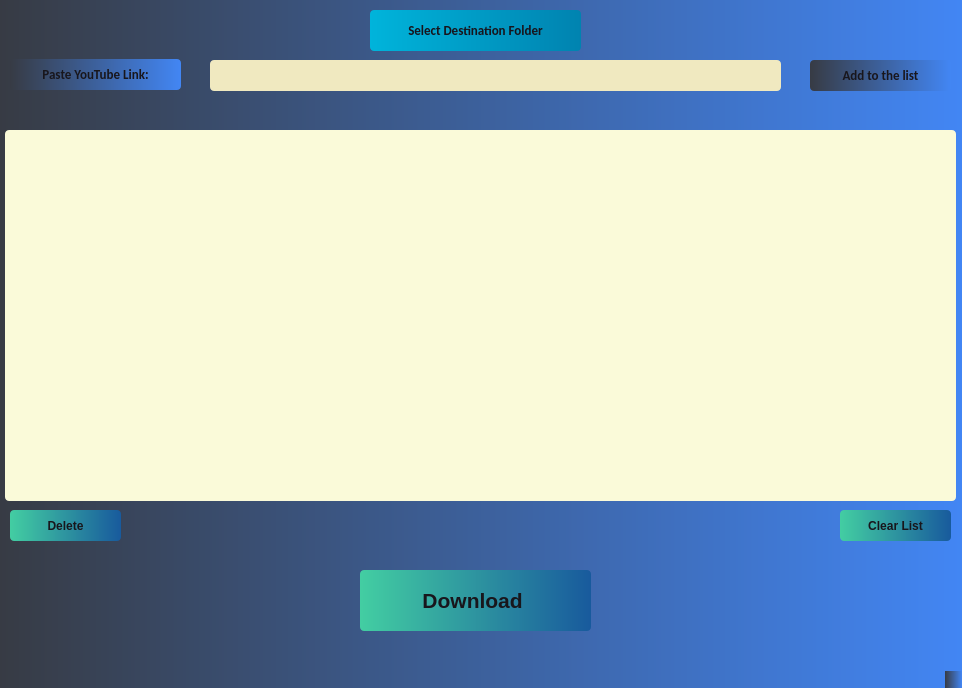
<?xml version="1.0" encoding="UTF-8"?>
<ui version="4.0">
 <class>MainWindow</class>
 <widget class="QMainWindow" name="MainWindow">
  <property name="geometry">
   <rect>
    <x>0</x>
    <y>0</y>
    <width>962</width>
    <height>688</height>
   </rect>
  </property>
  <property name="maximumSize">
   <size>
    <width>962</width>
    <height>688</height>
   </size>
  </property>
  <property name="font">
   <font>
    <pointsize>10</pointsize>
   </font>
  </property>
  <property name="windowTitle">
   <string>MainWindow</string>
  </property>
  <property name="styleSheet">
   <string notr="true">QWidget {
background: qlineargradient( x1:0 y1:0, x2:1 y2:0, stop:0 #373b44, stop:1 #4286f4);
}
</string>
  </property>
  <widget class="QWidget" name="centralwidget">
   <widget class="QPushButton" name="destination_button">
    <property name="geometry">
     <rect>
      <x>370</x>
      <y>10</y>
      <width>211</width>
      <height>41</height>
     </rect>
    </property>
    <property name="font">
     <font>
      <family>Calibri</family>
      <pointsize>10</pointsize>
      <weight>75</weight>
      <italic>false</italic>
      <bold>true</bold>
     </font>
    </property>
    <property name="acceptDrops">
     <bool>false</bool>
    </property>
    <property name="styleSheet">
     <string notr="true">#destination_button {
 background-color: qlineargradient( x1:0 y1:0, x2:1 y2:0, stop:0 #00b4db, stop:1 #0083b0);
border-radius: 4px;
color: #17141c;
}

#destination_button:pressed {
  background-color: qlineargradient(x1: 0, y1: 0, x2: 0, y2: 1,
                                      stop: 0 #edbc61, stop: 1 #f0ad30);
}</string>
    </property>
    <property name="text">
     <string>Select Destination Folder</string>
    </property>
   </widget>
   <widget class="QLineEdit" name="input_text">
    <property name="geometry">
     <rect>
      <x>210</x>
      <y>60</y>
      <width>571</width>
      <height>31</height>
     </rect>
    </property>
    <property name="font">
     <font>
      <family>Calibri</family>
      <weight>75</weight>
      <italic>false</italic>
      <bold>true</bold>
     </font>
    </property>
    <property name="styleSheet">
     <string notr="true">#input_text {
background-color: #f0e9c0;
color: #141417;
border-radius: 4px;
}</string>
    </property>
    <property name="text">
     <string/>
    </property>
   </widget>
   <widget class="QLabel" name="paste_link_label">
    <property name="geometry">
     <rect>
      <x>10</x>
      <y>59</y>
      <width>171</width>
      <height>31</height>
     </rect>
    </property>
    <property name="font">
     <font>
      <family>Calibri</family>
      <pointsize>10</pointsize>
      <weight>75</weight>
      <bold>true</bold>
     </font>
    </property>
    <property name="styleSheet">
     <string notr="true">#paste_link_label {
  background-color: qlineargradient(x1: 0, y1: 0, x2: 0, y2: 1,
                                      stop: 0 #edbc61, stop: 1 #f0ad30);
border-radius: 4px;
color: #18161c;
}</string>
    </property>
    <property name="text">
     <string>Paste YouTube Link:</string>
    </property>
    <property name="alignment">
     <set>Qt::AlignCenter</set>
    </property>
   </widget>
   <widget class="QPushButton" name="download_button">
    <property name="geometry">
     <rect>
      <x>360</x>
      <y>570</y>
      <width>231</width>
      <height>61</height>
     </rect>
    </property>
    <property name="font">
     <font>
      <pointsize>16</pointsize>
      <weight>75</weight>
      <bold>true</bold>
     </font>
    </property>
    <property name="styleSheet">
     <string notr="true">#download_button {
background-color: qlineargradient( x1:0 y1:0, x2:1 y2:0, stop:0 #43cea2, stop:1 #185a9d);
border-radius: 4px;
color: #18161c;
}

#download_button:pressed {
background-color: qlineargradient(x1: 0, y1: 0, x2: 0, y2: 1,
                                      stop: 0 #edbc61, stop: 1 #f0ad30);
}</string>
    </property>
    <property name="text">
     <string>Download </string>
    </property>
   </widget>
   <widget class="QPushButton" name="add_list_button">
    <property name="geometry">
     <rect>
      <x>810</x>
      <y>60</y>
      <width>141</width>
      <height>31</height>
     </rect>
    </property>
    <property name="font">
     <font>
      <family>Calibri</family>
      <pointsize>10</pointsize>
      <weight>75</weight>
      <bold>true</bold>
     </font>
    </property>
    <property name="styleSheet">
     <string notr="true">#add_list_button {
 background-color: qlineargradient(x1: 0, y1: 0, x2: 0, y2: 1,
                                      stop: 0 #edbc61, stop: 1 #f0ad30);
border-radius: 4px;
color: #18161c;
}

#add_list_button:pressed {
background-color: qlineargradient( x1:0 y1:0, x2:1 y2:0, stop:0 #43cea2, stop:1 #185a9d);
}</string>
    </property>
    <property name="text">
     <string>Add to the list</string>
    </property>
   </widget>
   <widget class="QListWidget" name="list_widget">
    <property name="geometry">
     <rect>
      <x>5</x>
      <y>130</y>
      <width>951</width>
      <height>371</height>
     </rect>
    </property>
    <property name="font">
     <font>
      <family>Calibri</family>
      <pointsize>12</pointsize>
      <weight>75</weight>
      <bold>true</bold>
     </font>
    </property>
    <property name="styleSheet">
     <string notr="true">#list_widget {
background: #fafad9;
color: #171714;
border-radius: 4px
}</string>
    </property>
   </widget>
   <widget class="QPushButton" name="clear_list_button">
    <property name="geometry">
     <rect>
      <x>840</x>
      <y>510</y>
      <width>111</width>
      <height>31</height>
     </rect>
    </property>
    <property name="font">
     <font>
      <pointsize>9</pointsize>
      <weight>75</weight>
      <bold>true</bold>
     </font>
    </property>
    <property name="styleSheet">
     <string notr="true">#clear_list_button {
background-color: qlineargradient( x1:0 y1:0, x2:1 y2:0, stop:0 #43cea2, stop:1 #185a9d);
border-radius: 4px;
color: #18161c;
}

#clear_list_button:pressed {
background-color: qlineargradient(x1: 0, y1: 0, x2: 0, y2: 1,
                                      stop: 0 #edbc61, stop: 1 #f0ad30);
}</string>
    </property>
    <property name="text">
     <string>Clear List</string>
    </property>
   </widget>
   <widget class="QPushButton" name="delete_button">
    <property name="geometry">
     <rect>
      <x>10</x>
      <y>510</y>
      <width>111</width>
      <height>31</height>
     </rect>
    </property>
    <property name="font">
     <font>
      <pointsize>9</pointsize>
      <weight>75</weight>
      <bold>true</bold>
     </font>
    </property>
    <property name="styleSheet">
     <string notr="true">#delete_button {
background-color: qlineargradient( x1:0 y1:0, x2:1 y2:0, stop:0 #43cea2, stop:1 #185a9d);
border-radius: 4px;
color: #18161c;
}

#delete_button:pressed {
background-color: qlineargradient(x1: 0, y1: 0, x2: 0, y2: 1,
                                      stop: 0 #edbc61, stop: 1 #f0ad30);
}</string>
    </property>
    <property name="text">
     <string>Delete</string>
    </property>
   </widget>
  </widget>
  <widget class="QMenuBar" name="menubar">
   <property name="geometry">
    <rect>
     <x>0</x>
     <y>0</y>
     <width>962</width>
     <height>26</height>
    </rect>
   </property>
  </widget>
  <widget class="QStatusBar" name="statusbar"/>
 </widget>
 <resources/>
 <connections/>
</ui>
